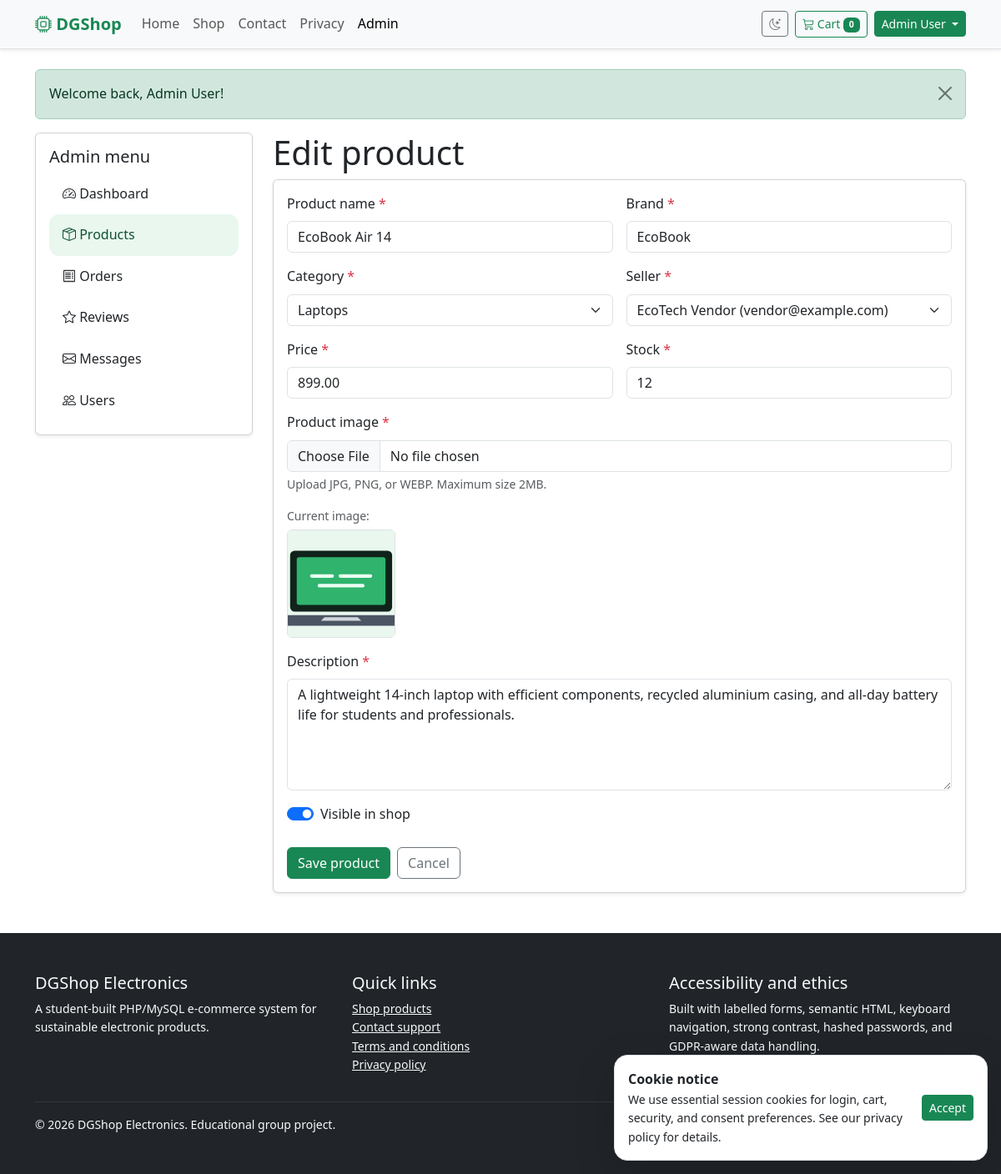
/admin/product-form.php?id=1 (signed in), run on the app's committed database.
### tables this page shows
CREATE TABLE users (
  id INT UNSIGNED AUTO_INCREMENT PRIMARY KEY,
  name VARCHAR(120) NOT NULL,
  username VARCHAR(30) NOT NULL UNIQUE,
  email VARCHAR(190) NOT NULL UNIQUE,
  password_hash VARCHAR(255) NOT NULL,
  role ENUM('admin', 'vendor', 'user') NOT NULL DEFAULT 'user',
  created_at TIMESTAMP NOT NULL DEFAULT CURRENT_TIMESTAMP
);

CREATE TABLE products (
  id INT UNSIGNED AUTO_INCREMENT PRIMARY KEY,
  category_id INT UNSIGNED NOT NULL,
  seller_id INT UNSIGNED NOT NULL,
  name VARCHAR(160) NOT NULL,
  brand VARCHAR(100) NOT NULL,
  description TEXT NOT NULL,
  price DECIMAL(10,2) NOT NULL,
  stock INT UNSIGNED NOT NULL DEFAULT 0,
  image_url VARCHAR(255) NOT NULL,
  is_active TINYINT(1) NOT NULL DEFAULT 1,
  created_at TIMESTAMP NOT NULL DEFAULT CURRENT_TIMESTAMP,
  updated_at TIMESTAMP NOT NULL DEFAULT CURRENT_TIMESTAMP ON UPDATE CURRENT_TIMESTAMP,
  CONSTRAINT fk_products_categories
    FOREIGN KEY (category_id) REFERENCES categories(id)
    ON DELETE RESTRICT
    ON UPDATE CASCADE,
  CONSTRAINT fk_products_sellers
    FOREIGN KEY (seller_id) REFERENCES users(id)
    ON DELETE RESTRICT
    ON UPDATE CASCADE
);

CREATE TABLE categories (
  id INT UNSIGNED AUTO_INCREMENT PRIMARY KEY,
  name VARCHAR(100) NOT NULL UNIQUE,
  description TEXT NOT NULL
);

### includes/functions.php (called while the page is built, shortened)
<?php
require_once __DIR__ . '/../config/config.php';
function e(?string $value): string
{
    return htmlspecialchars((string) $value, ENT_QUOTES, 'UTF-8');
}
function url(string $path = ''): string
{
    $documentRoot = realpath($_SERVER['DOCUMENT_ROOT'] ?? '') ?: '';
    $projectRoot = realpath(dirname(__DIR__)) ?: '';
    $basePath = '';
    if ($documentRoot !== '' && substr($projectRoot, 0, strlen($documentRoot)) === $documentRoot) {
        $basePath = str_replace('\\', '/', substr($projectRoot, strlen($documentRoot)));
    }
    return rtrim($basePath, '/') . '/' . ltrim($path, '/');
}
function flash_messages(): array
{
    $messages = $_SESSION['flash'] ?? [];
    return $messages;
}
function current_user(): ?array
{
    return $_SESSION['user'] ?? null;
}
function is_logged_in(): bool
{
    return current_user() !== null;
}
function is_admin(): bool
{
    return (current_user()['role'] ?? '') === 'admin';
}
function categories(): array
{
    return db()->query('SELECT * FROM categories ORDER BY name')->fetchAll();
}
function sellers(): array
{
    return db()->query('SELECT id, name, email FROM users WHERE role IN ("admin", "vendor") ORDER BY name')->fetchAll();
}
function product_by_id(int $id, bool $includeInactive = false): ?array
{
    $sql = 'SELECT p.*, c.name AS category_name, u.name AS seller_name
            FROM products p
            JOIN categories c ON c.id = p.category_id
            JOIN users u ON u.id = p.seller_id
            WHERE p.id = ?';
    $stmt = db()->prepare($sql);
    $stmt->execute([$id]);
    $product = $stmt->fetch();
    return $product ?: null;
}
function cart(): array
{
    return $_SESSION['cart'] ?? [];
}
function cart_count(): int
{
    return array_sum(array_map('intval', cart()));
}

### config/config.php (called while the page is built, shortened)
<?php
function db(): PDO
{
    static $pdo = null;
    if ($pdo instanceof PDO) {
        return $pdo;
    }
    try {
        $dsn = 'mysql:host=' . DB_HOST . ';dbname=' . DB_NAME . ';charset=utf8mb4';
        $pdo = new PDO($dsn, DB_USER, DB_PASS, [
            PDO::ATTR_ERRMODE => PDO::ERRMODE_EXCEPTION,
            PDO::ATTR_DEFAULT_FETCH_MODE => PDO::FETCH_ASSOC,
            PDO::ATTR_EMULATE_PREPARES => false,
        ]);
    } catch (PDOException $exception) {
        render_database_setup_error($exception);
    }
    return $pdo;
}

### admin/product-form.php (the view, shortened to what this page needs)
<?php
require_once __DIR__ . '/../includes/functions.php';
$id = (int) ($_GET['id'] ?? 0);
$editing = $id > 0;
$product = $editing ? product_by_id($id, true) : null;
$values = $product ?: [
    'name' => '',
    'brand' => '',
    'description' => '',
    'category_id' => '',
    'seller_id' => '',
    'price' => '',
    'stock' => '',
    'image_url' => '',
    'is_active' => 1,
];
$active = 'admin';
$categories = categories();
$sellers = sellers();
include __DIR__ . '/../includes/header.php';
?>
<section class="container">
    <div class="row g-4">
        <div class="col-lg-3"><?php include __DIR__ . '/_sidebar.php'; ?></div>
        <div class="col-lg-9">
            <h1><?= $editing ? 'Edit product' : 'Add product' ?></h1>
            <form class="card card-body shadow-sm needs-validation" method="post" enctype="multipart/form-data" novalidate>
                <div class="row g-3">
                    <div class="col-md-6">
                        <label class="form-label form-required" for="name">Product name</label>
                        <input class="form-control <?= isset($errors['name']) ? 'is-invalid' : '' ?>" id="name" name="name" value="<?= e((string) $values['name']) ?>" required>
                    </div>
                    <div class="col-md-6">
                        <label class="form-label form-required" for="brand">Brand</label>
                        <input class="form-control <?= isset($errors['brand']) ? 'is-invalid' : '' ?>" id="brand" name="brand" value="<?= e((string) $values['brand']) ?>" required>
                    </div>
                    <div class="col-md-6">
                        <label class="form-label form-required" for="category_id">Category</label>
                        <select class="form-select <?= isset($errors['category_id']) ? 'is-invalid' : '' ?>" id="category_id" name="category_id" required>
                            <?php foreach ($categories as $category): ?>
                                <option value="<?= (int) $category['id'] ?>" <?= (string) $values['category_id'] === (string) $category['id'] ? 'selected' : '' ?>>
                                    <?= e($category['name']) ?>
                                </option>
                            <?php endforeach; ?>
                        </select>
                    </div>
                    <div class="col-md-6">
                        <label class="form-label form-required" for="seller_id">Seller</label>
                        <select class="form-select <?= isset($errors['seller_id']) ? 'is-invalid' : '' ?>" id="seller_id" name="seller_id" required>
                            <?php foreach ($sellers as $seller): ?>
                                <option value="<?= (int) $seller['id'] ?>" <?= (string) $values['seller_id'] === (string) $seller['id'] ? 'selected' : '' ?>>
                                    <?= e($seller['name']) ?> (<?= e($seller['email']) ?>)
                                </option>
                            <?php endforeach; ?>
                        </select>
                    </div>
                    <div class="col-md-6">
                        <label class="form-label form-required" for="price">Price</label>
                        <input class="form-control <?= isset($errors['price']) ? 'is-invalid' : '' ?>" type="number" step="0.01" min="0.01" id="price" name="price" value="<?= e((string) $values['price']) ?>" required>
                    </div>
                    <div class="col-md-6">
                        <label class="form-label form-required" for="stock">Stock</label>
                        <input class="form-control <?= isset($errors['stock']) ? 'is-invalid' : '' ?>" type="number" min="0" id="stock" name="stock" value="<?= e((string) $values['stock']) ?>" required>
                    </div>
                    <div class="col-12">
                        <label class="form-label form-required" for="product_image">Product image</label>
                        <input
                            class="form-control <?= isset($errors['product_image']) ? 'is-invalid' : '' ?>"
                            type="file"
                            id="product_image"
                            name="product_image"
                            accept="image/jpeg,image/png,image/webp"
                            <?= $editing ? '' : 'required' ?>
                        >
                        <div class="form-text">Upload JPG, PNG, or WEBP. Maximum size 2MB.</div>
                        <?php if (!empty($values['image_url'])): ?>
                            <div class="mt-3">
                                <p class="small text-body-secondary mb-1">Current image:</p>
                                <img
                                    src="<?= e(url($values['image_url'])) ?>"
                                    alt="Current product image"
                                    width="130"
                                    height="130"
                                    class="rounded border"
                                    style="object-fit: cover;"
                                >
                            </div>
                        <?php endif; ?>
                    </div>
                    <div class="col-12">
                        <label class="form-label form-required" for="description">Description</label>
                        <textarea class="form-control <?= isset($errors['description']) ? 'is-invalid' : '' ?>" id="description" name="description" rows="5" minlength="20" required><?= e((string) $values['description']) ?></textarea>
                    </div>
                    <div class="col-12">
                        <div class="form-check form-switch">
                            <input class="form-check-input" type="checkbox" role="switch" id="is_active" name="is_active" <?= (int) $values['is_active'] ? 'checked' : '' ?>>
                            <label class="form-check-label" for="is_active">Visible in shop</label>
                        </div>
                    </div>
                </div>
                <div class="d-flex gap-2 mt-4">
                    <button class="btn btn-success" type="submit">Save product</button>
                    <a class="btn btn-outline-secondary" href="<?= url('admin/products.php') ?>">Cancel</a>
                </div>
            </form>
        </div>
    </div>
</section>
<?php include __DIR__ . '/../includes/footer.php'; ?>

### includes/header.php (shortened to what this page needs)
<?php
require_once __DIR__ . '/functions.php';
$active = $active ?? '';
?>
<!doctype html>
<html lang="en" data-bs-theme="light">
<head>
    <link href="https://cdn.jsdelivr.net/npm/bootstrap@5.3.3/dist/css/bootstrap.min.css" rel="stylesheet">
    <link href="https://cdn.jsdelivr.net/npm/bootstrap-icons@1.11.3/font/bootstrap-icons.css" rel="stylesheet">
    <link href="<?= url('assets/css/styles.css') ?>" rel="stylesheet">
</head>
<body>
<header>
    <nav class="navbar navbar-expand-lg sticky-top bg-body-tertiary border-bottom shadow-sm" aria-label="Main navigation">
        <div class="container">
            <a class="navbar-brand fw-bold text-success" href="<?= url('index.php') ?>">
                <i class="bi bi-cpu" aria-hidden="true"></i> DGShop
            </a>
            <div class="collapse navbar-collapse" id="mainNav">
                <ul class="navbar-nav me-auto mb-2 mb-lg-0">
                    <li class="nav-item"><a class="nav-link <?= $active === 'home' ? 'active' : '' ?>" href="<?= url('index.php') ?>">Home</a></li>
                    <li class="nav-item"><a class="nav-link <?= $active === 'products' ? 'active' : '' ?>" href="<?= url('products.php') ?>">Shop</a></li>
                    <li class="nav-item"><a class="nav-link <?= $active === 'contact' ? 'active' : '' ?>" href="<?= url('contact.php') ?>">Contact</a></li>
                    <li class="nav-item"><a class="nav-link <?= $active === 'privacy' ? 'active' : '' ?>" href="<?= url('privacy.php') ?>">Privacy</a></li>
                    <?php if (is_admin()): ?>
                        <li class="nav-item"><a class="nav-link <?= $active === 'admin' ? 'active' : '' ?>" href="<?= url('admin/dashboard.php') ?>">Admin</a></li>
                    <?php endif; ?>
                </ul>
                <div class="d-flex align-items-center gap-2">
                    <button class="btn btn-outline-secondary btn-sm" id="themeToggle" type="button" aria-label="Toggle dark and light mode">
                        <i class="bi bi-moon-stars" aria-hidden="true"></i>
                    </button>
                    <a class="btn btn-outline-success btn-sm" href="<?= url('cart.php') ?>" aria-label="Shopping cart with <?= cart_count() ?> items">
                        <i class="bi bi-cart3" aria-hidden="true"></i> Cart <span class="badge text-bg-success"><?= cart_count() ?></span>
                    </a>
                    <?php if (is_logged_in()): ?>
                        <div class="dropdown">
                            <button class="btn btn-success btn-sm dropdown-toggle" type="button" data-bs-toggle="dropdown" aria-expanded="false">
                                <?= e(current_user()['name']) ?>
                            </button>
                        </div>
                    <?php else: ?>
                        <a class="btn btn-outline-primary btn-sm" href="<?= url('login.php') ?>">Login</a>
                        <a class="btn btn-primary btn-sm" href="<?= url('register.php') ?>">Register</a>
                    <?php endif; ?>
                </div>
            </div>
        </div>
    </nav>
</header>
<main id="main-content">
    <div class="container mt-4">
        <?php foreach (flash_messages() as $flash): ?>
            <div class="alert alert-<?= e($flash['type']) ?> alert-dismissible fade show" role="alert">
                <?= e($flash['message']) ?>
                <button type="button" class="btn-close" data-bs-dismiss="alert" aria-label="Close"></button>
            </div>
        <?php endforeach; ?>
    </div>

### assets/css/styles.css (style rules this page uses)
:root { --brand-green: #198754; --brand-dark: #10231b; --soft-green: #e9f7ef; }
body { font-family: system-ui, -apple-system, BlinkMacSystemFont, "Segoe UI", sans-serif; line-height: 1.6; }
.form-required::after { content: " *"; color: #dc3545; }

### data on the page
users: name "Admin User"
products: name "EcoBook Air 14", brand "EcoBook", category_id "Laptops", seller_id "EcoTech Vendor (vendor@example.com)", price "899.00", stock "12", image_url (picture), description "A lightweight 14-inch laptop with efficient components, recycled aluminium casing, and all-day battery life for students and professionals.", is_active "☑"

### other printed values
cart_count() "0"
$flash['message'] "Welcome back, Admin User!"
